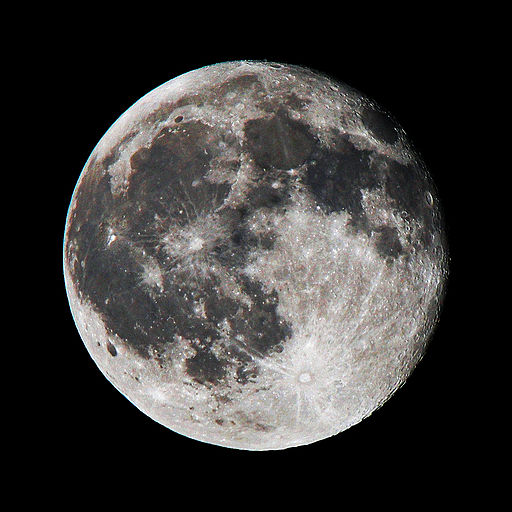
%> input picture week-3/MATLAB/moon.jpg, 512 x 512 px
$ octave saltpepper_noise_plot.m   (GNU Octave 9; MATLAB toolbox functions it lacks are replaced by stand-ins)
%> lines starting %> are read from the running program, lines starting %| are printed output that depends on the picture
img = rgb2gray(imread('moon.jpg'));
%> img: size 512x512 uint8; min 0, max 255, mean 56.5

x = [1:512];
y = img(256,:);
%> y = 512 values, max 252 at index 367, min 0 at index 1, mean 91.91

figure(1);
plot(x,y);
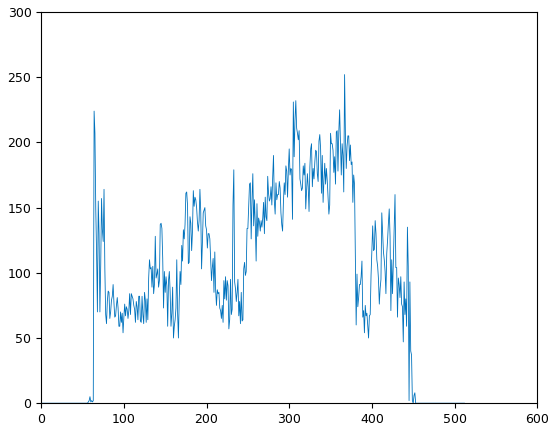
%> figure redrawn from the program's plot data; curve peaks at x = 367, y = 252

noisy_img = imnoise(img,'salt & pepper',0.05);
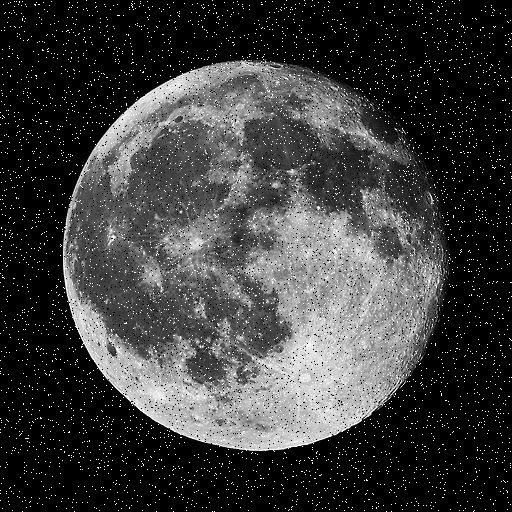
%> noisy_img: size 512x512 uint8; min 0, max 255, mean 60.2

y = noisy_img(256,:);
%> y = 512 values, max 255 at index 1, min 0 at index 2, mean 95.71

figure(2);
plot(x,y);
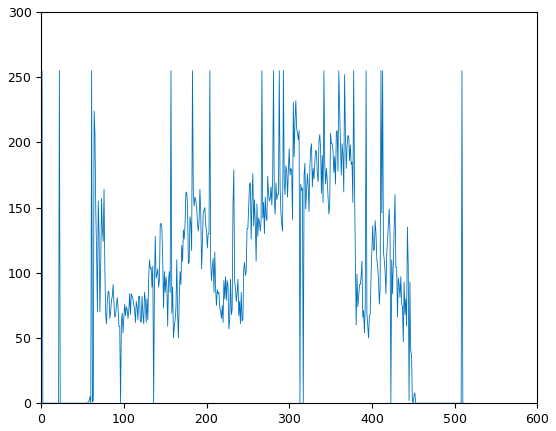
%> figure redrawn from the program's plot data; curve peaks at x = 1, y = 255
